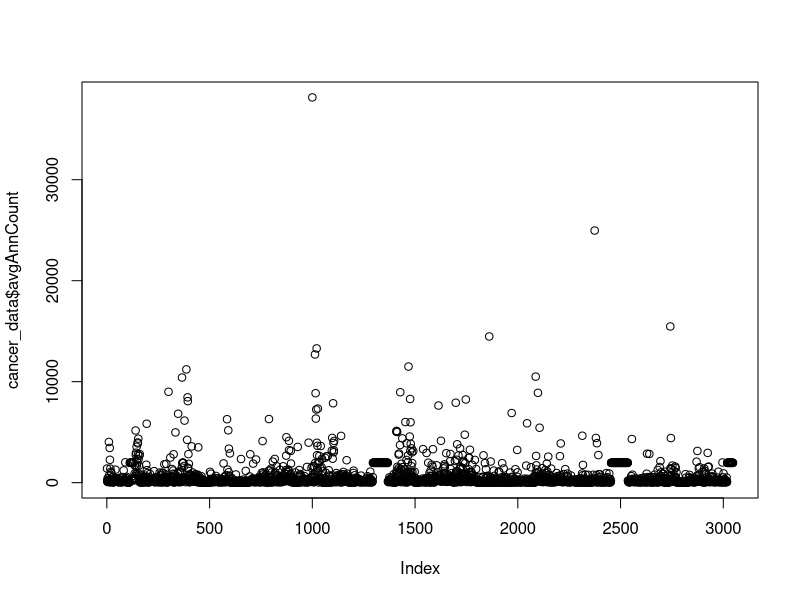
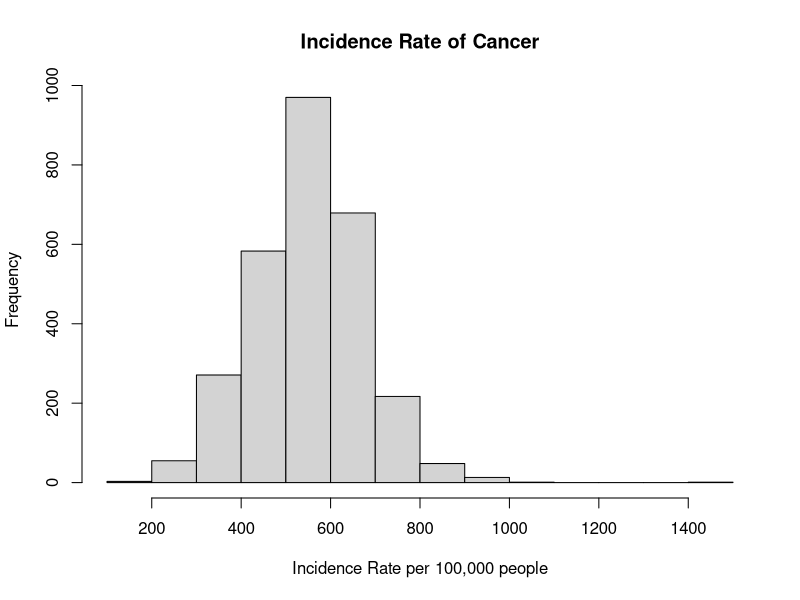
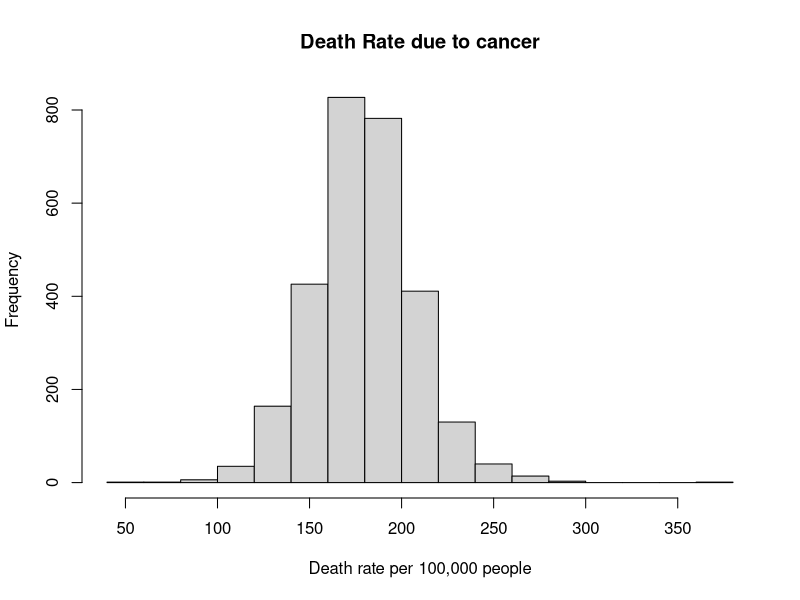
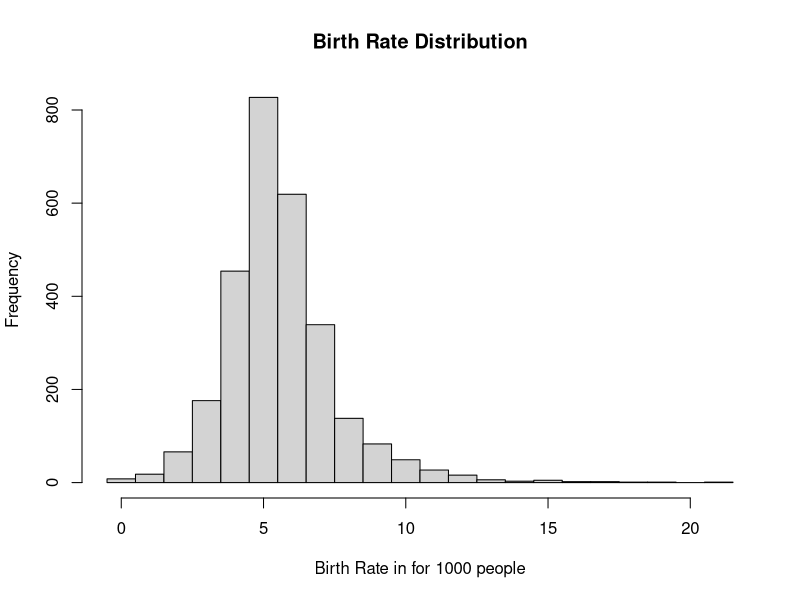
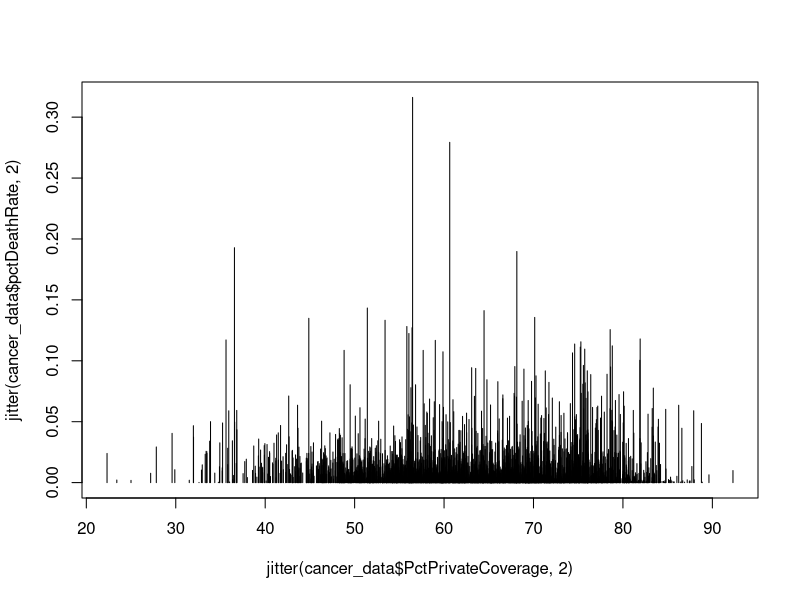
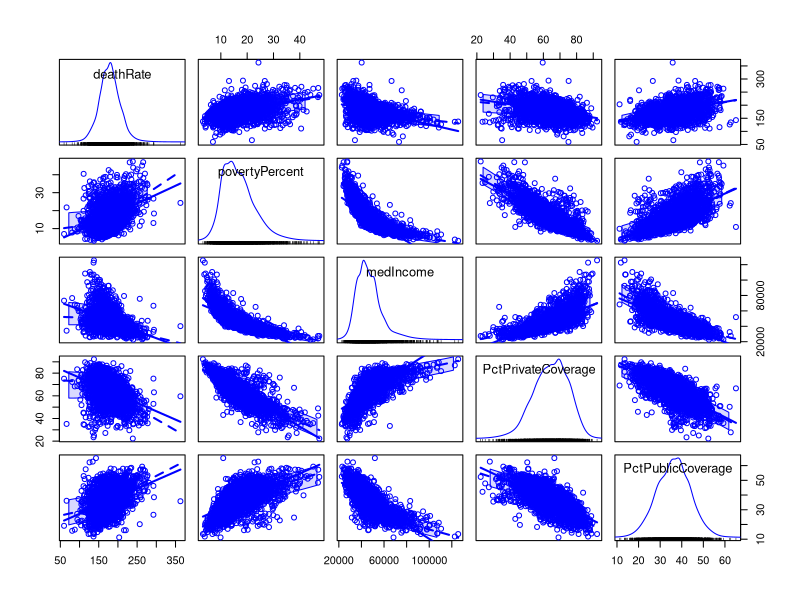
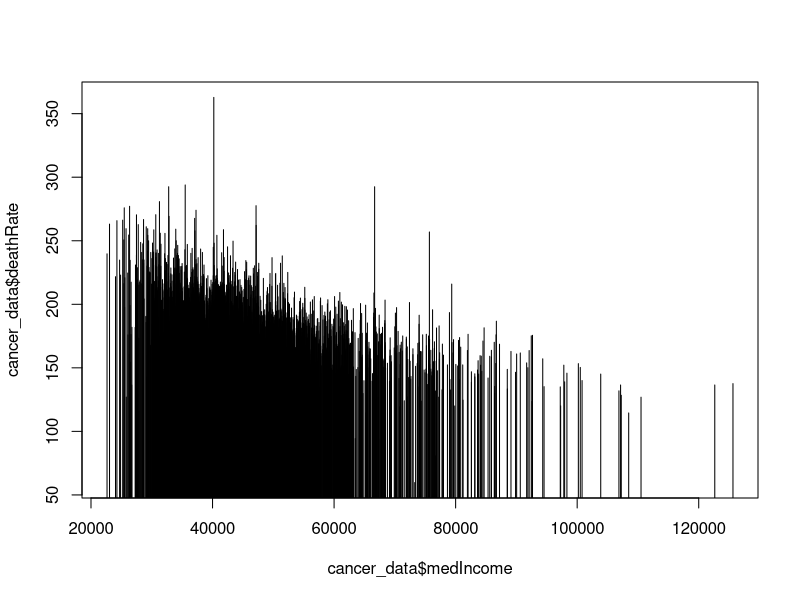
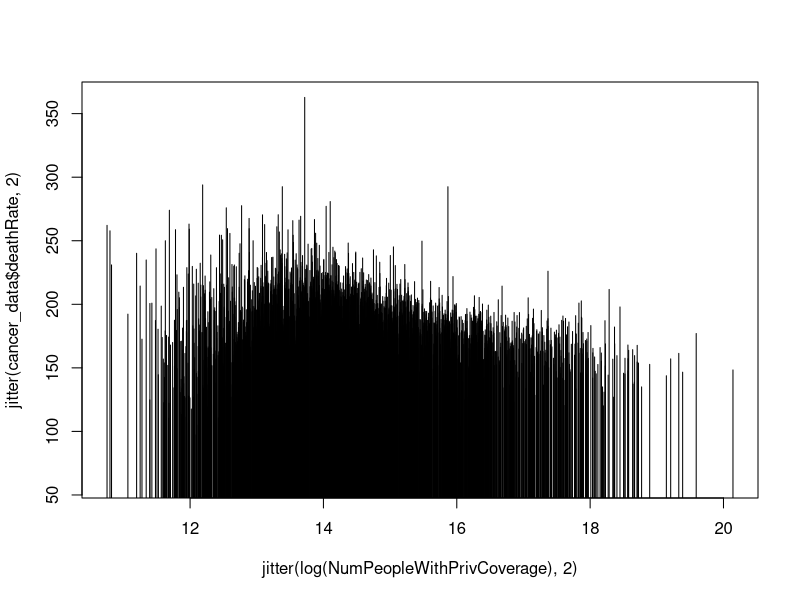

Write R code to recreate these figures, in order.
## ---- chunk 1
knitr::opts_chunk$set(echo = TRUE)
## ---- chunk 2
library(car)
## ---- chunk 3
cancer_data = read.csv("cancer.csv")
## ---- chunk 4
(list_of_varibles = objects(cancer_data))
## ---- chunk 5
str(cancer_data)
## ---- chunk 6
head(cancer_data$PctPublicCoverage + cancer_data$PctPrivateCoverage, 25)
min(cancer_data$PctPublicCoverage + cancer_data$PctPrivateCoverage)
max(cancer_data$PctPublicCoverage + cancer_data$PctPrivateCoverage)
## ---- chunk 7
head(cancer_data$PctAsian + cancer_data$PctBlack + cancer_data$PctWhite + cancer_data$PctOtherRace, 25)
min(cancer_data$PctAsian + cancer_data$PctBlack + cancer_data$PctWhite + cancer_data$PctOtherRace)
max(cancer_data$PctAsian + cancer_data$PctBlack + cancer_data$PctWhite + cancer_data$PctOtherRace)
## ---- chunk 8
summary(cancer_data$avgAnnCount)
## ---- chunk 9
plot(cancer_data$avgAnnCount)
## ---- chunk 10
cancer_data_fixed = cancer_data[cancer_data$avgAnnCount != 1962.667684, ]
str(cancer_data_fixed)
## ---- chunk 11
incidenceRate = 100000*cancer_data_fixed$avgAnnCount/cancer_data_fixed$popEst2015
summary(incidenceRate)
## ---- chunk 12
hist(incidenceRate, main = "Incidence Rate of Cancer", xlab = "Incidence Rate per 100,000 people")
## ---- chunk 13
summary(cancer_data_fixed$deathRate)
## ---- chunk 14
hist(cancer_data_fixed$deathRate, main = "Death Rate due to cancer", xlab = "Death rate per 100,000 people")
## ---- chunk 15
summary(cancer_data_fixed$BirthRate)
## ---- chunk 16
hist(cancer_data_fixed$BirthRate, main = "Birth Rate Distribution", breaks = 0:22 - 0.5, xlab = "Birth Rate in for 1000 people")
## ---- chunk 17
#added new column into cancer_data
cancer_data$pctDeathRate = cancer_data$deathRate/cancer_data$popEst2015
## ---- chunk 18
plot (~ jitter(cancer_data$PctPrivateCoverage,2) + jitter(cancer_data$pctDeathRate,2), type = "h")
## ---- chunk 19
cor(cancer_data$pctDeathRate, cancer_data$PctPrivateCoverage)
## ---- chunk 20
cor(cancer_data$pctDeathRate, cancer_data$PctPublicCoverage)
## ---- chunk 21
cor(cancer_data$pctDeathRate, cancer_data$medIncome)
## ---- chunk 22
cor(cancer_data$pctDeathRate, cancer_data$povertyPercent)
## ---- chunk 23
scatterplotMatrix(~ deathRate + povertyPercent + medIncome + PctPrivateCoverage + PctPublicCoverage, data = cancer_data)
## ---- chunk 24
#correlation of deathRate to important variables
cor(cancer_data$deathRate, cancer_data$povertyPercent)
cor(cancer_data$deathRate, cancer_data$medIncome)
cor(cancer_data$deathRate, cancer_data$PctPrivateCoverage)
cor(cancer_data$deathRate, cancer_data$PctPublicCoverage)
## ---- chunk 25
plot (~ cancer_data$medIncome + cancer_data$deathRate, type = "h")
## ---- chunk 26
NumPeopleWithPrivCoverage = cancer_data$PctPrivateCoverage * cancer_data$popEst2015
cor(cancer_data$deathRate, NumPeopleWithPrivCoverage)
## ---- chunk 27
plot(~ jitter(log(NumPeopleWithPrivCoverage),2) + jitter(cancer_data$deathRate,2), type = "h")
## ---- chunk 28
NumPeopleWithPublicCoverage = cancer_data$PctPublicCoverage * cancer_data$popEst2015
cor(cancer_data$deathRate, NumPeopleWithPublicCoverage)
